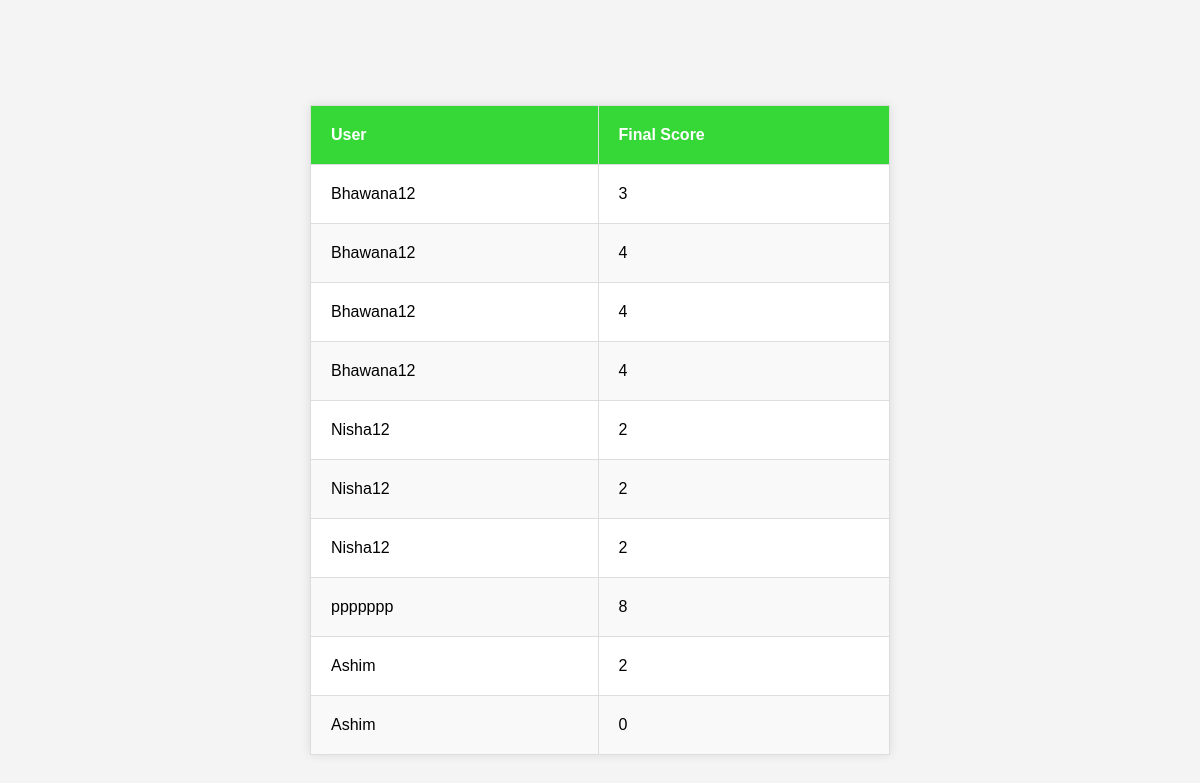
Screenshot of /analyticals/ with the database file from the repository.
### home/models.py (models this page shows)
class QuizSession(models.Model):
    user = models.ForeignKey(User, on_delete=models.CASCADE)
    final_score = models.IntegerField()

### home/views.py (the view)
# urls.py: path('analyticals/',analyticals, name='analyticals'),
def analyticals(request):
    quiz_sessions = QuizSession.objects.all()
    context = {'quiz_sessions': quiz_sessions}
    return render(request, 'analytics.html', context)

### TEMPLATES/analytics.html (shortened to what this page needs)
<!DOCTYPE html>
<html>
<head>
</head>
<body>
    <table>
        <thead>
            <tr>
                <th>User</th>
                <th>Final Score</th>
            </tr>
        </thead>
        <tbody>
            {% for session in quiz_sessions %}
                <tr>
                    <td>{{ session.user.username }}</td>
                    <td>{{ session.final_score }}</td>
                </tr>
            {% endfor %}
        </tbody>
    </table>
</body>
</html>

### TEMPLATES/analytics.html (style rules this page uses)
body { font-family: 'Arial', sans-serif; background-color: #f4f4f4; margin: 20px; display: flex; justify-content: center; align-items: center; height: 100vh; }
table { border-collapse: collapse; width: 50%; margin-top: 20px; background-color: #fff; box-shadow: 0 0 10px rgba(0, 0, 0, 0.1); }
th, td { border: 1px solid #ddd; padding: 20px; text-align: left; }
th { background-color: #35d837; color: #fff; }
tr:nth-child(even) { background-color: #f9f9f9; }

### rows the page displays
QuizSession: user.username "Bhawana12", final_score "3"
QuizSession: user.username "Bhawana12", final_score "4"
QuizSession: user.username "Bhawana12", final_score "4"
QuizSession: user.username "Bhawana12", final_score "4"
QuizSession: user.username "Nisha12", final_score "2"
QuizSession: user.username "Nisha12", final_score "2"
QuizSession: user.username "Nisha12", final_score "2"
QuizSession: user.username "ppppppp", final_score "8"
QuizSession: user.username "Ashim", final_score "2"
QuizSession: user.username "Ashim", final_score "0"
